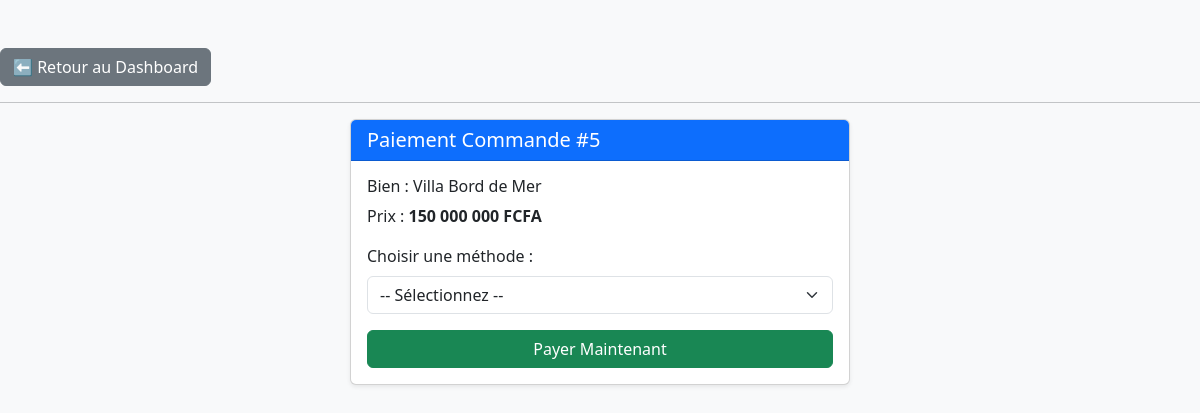
The app's page /payer_commande.php?id=5 (signed in) with its own data.
### tables this page shows
CREATE TABLE `commandes` (
  `id` int(11) NOT NULL,
  `client_id` int(11) DEFAULT NULL,
  `bien_id` int(11) DEFAULT NULL,
  `date_commande` datetime DEFAULT current_timestamp(),
  `statut` enum('en_attente','confirmée','payée','annulée') NOT NULL DEFAULT 'en_attente'
);

CREATE TABLE `biens` (
  `id` int(11) NOT NULL,
  `titre` varchar(255) NOT NULL,
  `description` text DEFAULT NULL,
  `type` enum('villa','appartement','terrain') NOT NULL,
  `statut` enum('vente','location') NOT NULL,
  `prix` decimal(12,2) NOT NULL,
  `adresse` varchar(255) DEFAULT NULL,
  `image_principale` varchar(255) DEFAULT NULL,
  `autres_images` text DEFAULT NULL,
  `date_publication` datetime DEFAULT current_timestamp()
);

### payer_commande.php (the view, shortened to what this page needs)
<?php
require_once 'config.php';
$client_id = $_SESSION['client_id'];
$commande_id = (int)$_GET['id'];
$stmt = $pdo->prepare("SELECT co.*, b.titre, b.prix FROM commandes co JOIN biens b ON co.bien_id = b.id WHERE co.id = ? AND co.client_id = ?");
$stmt->execute([$commande_id, $client_id]);
$commande = $stmt->fetch();
$success = false;
?>
<!DOCTYPE html>
<html lang="fr">
<head>
    <link href="https://cdn.jsdelivr.net/npm/bootstrap@5.3.3/dist/css/bootstrap.min.css" rel="stylesheet">
</head>
<body class="py-5">
<a href="dashboard.php" class="btn btn-secondary">⬅ Retour au Dashboard</a>
<hr>
<div class="container">
    <div class="card shadow-sm">
        <div class="card-header bg-primary text-white">
            <h5 class="mb-0">Paiement Commande #<?= htmlspecialchars($commande['id']) ?></h5>
        </div>
        <div class="card-body">
            <h6>Bien : <?= htmlspecialchars($commande['titre']) ?></h6>
            <p>Prix : <strong><?= number_format($commande['prix'], 0, ',', ' ') ?> FCFA</strong></p>
            <?php if (!$success): ?>
                <form method="post" id="paymentForm">
                    <div class="mb-3">
                        <label class="form-label">Choisir une méthode :</label>
                        <select name="methode" id="methode" class="form-select" required>
                            <option value="">-- Sélectionnez --</option>
                        </select>
                    </div>
                    <button type="submit" class="btn btn-success w-100">Payer Maintenant</button>
                </form>
            <?php endif; ?>
        </div>
    </div>
</div>
</body>
</html>

### payer_commande.php (style rules this page uses)
body { background: #f8f9fa; }
.card { max-width: 500px; margin: auto; }

### records on screen
commandes: id "5", bien.titre "Villa Bord de Mer", bien.prix "150 000 000"
